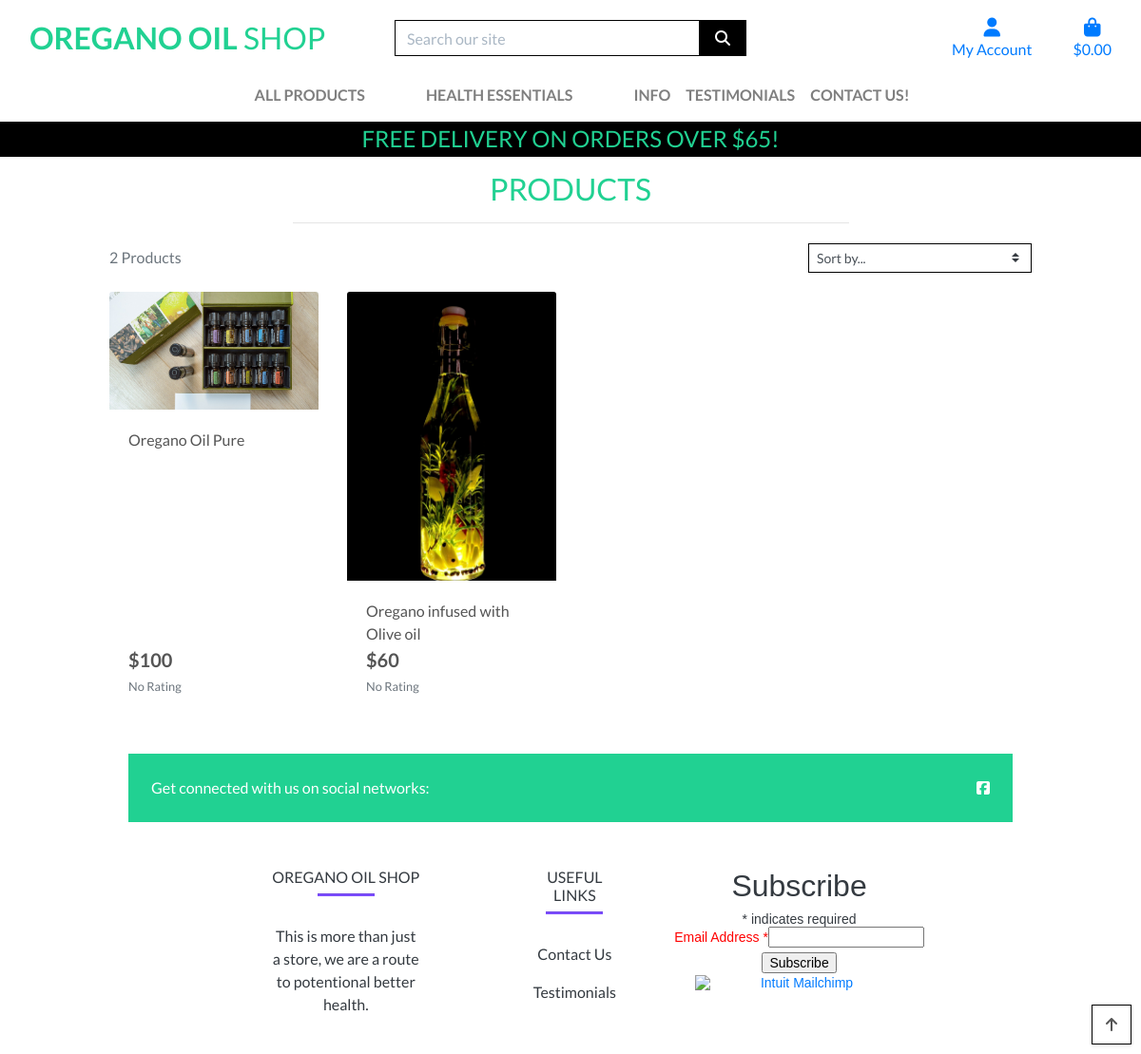
Screenshot of /products/ with the database file from the repository.
### products/models.py (models this page shows, shortened)
class Product(models.Model):
    name = models.CharField(max_length=255)
    slug = models.SlugField()
    description = models.TextField(blank=True, null=True)
    price = models.IntegerField()
    created_at = models.DateTimeField(auto_now_add=True)
    image = models.ImageField(upload_to='', default='media/images/default.jpg')
    class Meta:
        ordering = ('-created_at',)

### products/views.py (the view, shortened to what this page needs)
# urls.py: path('', views.all_products, name='products'),
def all_products(request):
    products = Product.objects.all()
    query = None
    sort = None
    direction = None
    current_sorting = f'{sort}_{direction}'
    context = {
        'products': products,
        'search_term': query,
        'current_sorting': current_sorting,
    }
    return render(request, 'products/products.html', context)

### bag/contexts.py (called while the page is built, shortened)
def bag_contents(request):
    bag_items = []
    total = 0
    product_count = 0
    bag = request.session.get('bag', {})
    if total < settings.FREE_DELIVERY_THRESHOLD:
        delivery = total * Decimal(settings.STANDARD_DELIVERY_PERCENTAGE / 100)
        free_delivery_delta = settings.FREE_DELIVERY_THRESHOLD - total
    else:
        delivery = 0
        free_delivery_delta = 0
    grand_total = delivery + total
    context = {
        'bag_items': bag_items,
        'total': total,
        'product_count': product_count,
        'delivery': delivery,
        'free_delivery_delta': free_delivery_delta,
        'free_delivery_threshold': settings.FREE_DELIVERY_THRESHOLD,
        'grand_total': grand_total,
    }
    return context

### products/templates/products/products.html (shortened to what this page needs)
{% extends "base.html" %}
{% load static %}
{% block page_header %}
    <div class="container header-container">
    </div>
{% endblock %}
{% block content %}
    <div class="overlay"></div>
    <div class="container-fluid">
        <div class="row">
            <div class="col text-center mt-3">
                <h2 class="logo-font">Products</h2>
                <hr class="w-50 mb-1">
            </div>
        </div>
        <div class="row">
            <div class="product-container col-10 offset-1">
                <div class="row mt-1 mb-2">
                    <div class="col-12 col-md-6 my-auto order-md-last d-flex justify-content-center justify-content-md-end">
                        <div class="sort-select-wrapper w-50">
                            <select id="sort-selector" class="custom-select custom-select-sm rounded-0 border border-{% if current_sorting != 'None_None' %}info{% else %}black{% endif %}">
                                <option value="reset" {% if current_sorting == 'None_None' %}selected{% endif %}>Sort by...</option>
                            </select>
                        </div>
                    </div>
                    <div class="col-12 col-md-6 order-md-first">
                        <p class="text-muted mt-3 text-center text-md-left">
                            {{ products|length }} Products{% if search_term %} found for <strong>"{{ search_term }}"</strong>{% endif %}
                        </p>
                    </div>
                </div>
                <div class="row">
                    {% for product in products %}
                        <div class="col-sm-6 col-md-6 col-lg-4 col-xl-3">
                            <div class="card h-100 border-0">
                                {% if product.image %}
                                <a href="{% url 'product_detail' product.id %}">
                                    <img class="card-img-top img-fluid" src="{{ product.image.url }}" alt="{{ product.name }}">
                                </a>
                                {% else %}
                                <a href="{% url 'product_detail' product.id %}">
                                    <img class="card-img-top img-fluid" src="{{ MEDIA_URL }}noimage.png" alt="{{ product.name }}">
                                </a>
                                {% endif %}
                                <div class="card-body pb-0">
                                    <p class="mb-0">{{ product.name }}</p>
                                </div>
                                <div class="card-footer bg-white pt-0 border-0 text-left">
                                    <div class="row">
                                        <div class="col">
                                            <p class="lead mb-0 text-left font-weight-bold">${{ product.price }}</p>
                                            {% if product.rating %}
                                                <small class="text-muted"><i class="fas fa-star mr-1"></i>{{ product.rating }} / 5</small>
                                            {% else %}
                                                <small class="text-muted">No Rating</small>
                                            {% endif %}
                                        </div>
                                    </div>
                                </div>
                            </div>
                        </div>
                    {% endfor %}
                </div>
            </div>
        </div>
    </div>
    <div class="btt-button shadow-sm rounded-0 border border-black">
        <a class="btt-link d-flex h-100">
            <i class="fas fa-arrow-up text-black mx-auto my-auto"></i>
        </a>
    </div>
{% endblock %}

### templates/base.html (shortened to what this page needs)
{% load static %}
<!doctype html>
<html lang="en">
  <head>
    {% block corecss %}
        <link rel="stylesheet" href="https://stackpath.bootstrapcdn.com/bootstrap/4.4.1/css/bootstrap.min.css">
        <link rel="stylesheet" href="{% static 'css/base.css' %}">
    {% endblock %}
  </head>
  <body>
    <header class="container-fluid fixed-top">
        <div id="topnav" class="row bg-white pt-lg-2 d-none d-lg-flex">
            <div class="col-12 col-lg-4 my-auto py-1 py-lg-0 text-center text-lg-left">
                <a href="{% url 'home' %}" class="nav-link main-logo-link">
                    <h2 class="logo-font text-black my-0"><strong>Oregano Oil</strong> Shop</h2>
                </a>
            </div>
            <div class="col-12 col-lg-4 my-auto py-1 py-lg-0">
                <form method="GET" action="{% url 'products' %}">
                    <div class="input-group w-100">
                        <input class="form-control border border-black rounded-0" type="text" name="q" placeholder="Search our site">
                        <div class="input-group-append">
                            <button class="form-control btn btn-black border border-black rounded-0" type="submit">
                                <span class="icon">
                                    <i class="fas fa-search"></i>
                                </span>
                            </button>
                        </div>
                    </div>
                </form>
            </div>
            <div class="col-12 col-lg-4 my-auto py-1 py-lg-0">
                <ul class="list-inline list-unstyled text-center text-lg-right my-0">
                    <li class="list-inline-item dropdown">
                        <a class="text-black nav-link" href="#" id="user-options" data-toggle="dropdown" aria-haspopup="true" aria-expanded="false">
                            <div class="text-center">
                                <div><i class="fas fa-user fa-lg"></i></div>
                                <p class="my-0">My Account</p>
                            </div>
                        </a>
                    </li>
                    <li class="list-inline-item">
                        <a class="{% if grand_total %}text-info font-weight-bold{% else %}text-black{% endif %} nav-link" href="{% url 'view_bag' %}">
                            <div class="text-center">
                                <div><i class="fas fa-shopping-bag fa-lg"></i></div>
                                <p class="my-0">
                                    {% if grand_total %}
                                        ${{ grand_total|floatformat:2 }}
                                    {% else %}
                                        $0.00
                                    {% endif %}
                                </p>
                            </div>
                        </a>
                    </li>
                </ul>
            </div>
        </div>
        <div class="row bg-white">
            <nav class="navbar navbar-expand-lg navbar-light w-100">
                {% include 'includes/main_nav.html' %}
            </nav>
        </div>
        <div id="delivery-banner" class="row text-center">
            <div class="col bg-black text-white">
                <h4 class="logo-font my-1">Free delivery on orders over ${{ free_delivery_threshold }}!</h4>
            </div>
        </div>
    </header>
    {% block page_header %}
    {% endblock %}
    {% block content %}
    {% endblock %}
<div class="container my-5">
    <footer
            class="text-center text-lg-start text-dark"
            style="background-color: white"
            >
      <section
               class="d-flex justify-content-between p-4 text-white"
               style="background-color: #21D192"
               >
        <div class="me-5">
          <span>Get connected with us on social networks:</span>
        </div>
        <div>
          <a target="_blank" href = "https://www.facebook.com/profile.php?id=61554225426724"  class="text-white me-4">
            <i class="fab fa-facebook-square ms-3"></i>
          </a>
      </section>
      <section class="">
        <div class="container text-center text-md-start mt-5">
          <div class="row mt-3">
            <div class="col-md-3 col-lg-4 col-xl-3 mx-auto mb-4">
              <h6 class="text-uppercase fw-bold">Oregano Oil Shop</h6>
              <hr
                  class="mb-4 mt-0 d-inline-block mx-auto"
                  style="width: 60px; background-color: #7c4dff; height: 2px"
                  />
              <p>
                This is more than just a store, we are a route to potentional better health.
              </p>
            </div>
            <div class="col-md-3 col-lg-2 col-xl-2 mx-auto mb-4">
              <h6 class="text-uppercase fw-bold">Useful links</h6>
              <hr
                  class="mb-4 mt-0 d-inline-block mx-auto"
                  style="width: 60px; background-color: #7c4dff; height: 2px"
                  />
              <p>
                <a href="{% url 'Contact' %}" class="text-dark">Contact Us</a>
              </p>
              <p>
                <a href="{% url 'create_testimonial' %}" class="text-dark">Testimonials</a>
              </p>
            </div>
            <div id="mc_embed_shell">
                <link href="//cdn-images.mailchimp.com/embedcode/classic-061523.css" rel="stylesheet" type="text/css">
          <div id="mc_embed_signup">
              <form action="https://gmail.us13.list-manage.com/subscribe/post?u=f347301820e779c112a0e0687&amp;id=8ad22ad234&amp;f_id=000758e7f0" method="post" id="mc-embedded-subscribe-form" name="mc-embedded-subscribe-form" class="validate" target="_blank">
                  <div id="mc_embed_signup_scroll"><h2>Subscribe</h2>
                      <div class="indicates-required"><span class="asterisk">*</span> indicates required</div>
                      <div class="mc-field-group"><label for="mce-EMAIL">Email Address <span class="asterisk">*</span></label><input type="email" name="EMAIL" class="required email" id="mce-EMAIL" required="" value=""></div>
                  <div class="optionalParent">
                      <div class="clear foot">
                          <input type="submit" name="subscribe" id="mc-embedded-subscribe" class="button" value="Subscribe">
                          <p style="margin: 0px auto;"><a href="http://eepurl.com/iImSyM" title="Mailchimp - email marketing made easy and fun"><span style="display: inline-block; background-color: transparent; border-radius: 4px;"><img class="refferal_badge" src="https://digitalasset.intuit.com/render/content/dam/intuit/mc-fe/en_us/images/intuit-mc-rewards-text-dark.svg" alt="Intuit Mailchimp" style="width: 220px; height: 40px; display: flex; padding: 2px 0px; justify-content: center; align-items: center;"></span></a></p>
                      </div>
                  </div>
              </div>
          </form>
          </div>
          </div>
</html>
  </body>
</html>

### templates/includes/main_nav.html (shortened to what this page needs)
<div class="collapse navbar-collapse" id="main-nav">
    <ul class="navbar-nav w-auto mx-auto">
        <li class="nav-item dropdown">
            <a class="logo-font font-weight-bold nav-link text-black mr-5" href="#" id="all-products-link" data-toggle="dropdown" aria-haspopup="true" aria-expanded="false">
                All Products
            </a>
        </li>
        <li class="nav-item dropdown">
            <a class="logo-font font-weight-bold nav-link text-black mr-5" href="#" id="homeware-link" data-toggle="dropdown" aria-haspopup="true" aria-expanded="false">
                Health Essentials
            </a>
        </li>
        <li class="nav-item dropdown">
            <a class="logo-font font-weight-bold nav-link text-black" href="{% url 'Info' %}" aria-labelledby="specials-link">
                Info
            </a>
        </li>
    <li class="nav-item dropdown">
        <a class="logo-font font-weight-bold nav-link text-black" href="{% url 'testimonial_list' %}" aria-labelledby="specials-link">
            Testimonials
        </a>
    </li>
        <li class="nav-item dropdown">
            <a class="logo-font font-weight-bold nav-link text-black" href="{% url 'Contact' %}" aria-labelledby="specials-link">
                Contact us!
            </a>
        </li>
    </ul>
</div>

### static/css/base.css (style rules this page uses)
html { height: 100%; }
body { background-image: url('https://res.cloudinary.com/dul4q5fmz/image/upload/v1705770344/static/images/oregano-2662890_1280.8cbe19c417ca.jpg') ; background-size: cover; height: calc(100vh - 164px); color: #555; font-family: 'Lato'; }
label { color:red }
.icon { align-items: center; display: inline-flex; justify-content: center; height: 1.5rem; width: 1.5rem; }
.logo-font { text-transform: uppercase; color: #21D192; }
.main-logo-link { width: fit-content; }
.btn-black { background: black; color: white; }
.text-white { color: white !important; }
.border-black { border: 1px solid black !important; }
.bg-black { background: #000 !important; }
.overlay { height: 100%; width: 100%; top: 0; left: 0; position: fixed; background: white; z-index: -1; }
.btt-button { height: 42px; width: 42px; position: fixed; bottom: 10px; right: 10px; }
.btt-link, .update-link, .remove-item { cursor: pointer; }
input[name='q']::placeholder { color: #aab7c4; }
@media (min-width: 1200px) { .container { max-width: 80%; } }
@media (min-width: 992px) { .header-container { padding-top: 164px; } }

### templates/base.html (style rules this page uses)
#mc_embed_signup { background:#fff; false;clear:left; font:14px Helvetica,Arial,sans-serif; }

### rows the page displays
Product: image (picture), name "Oregano Oil Pure", price "100"
Product: image (picture), name "Oregano infused with Olive oil", price "60"

### other values shown
{{ free_delivery_threshold }} "65"
{{ products|length }} "2"
